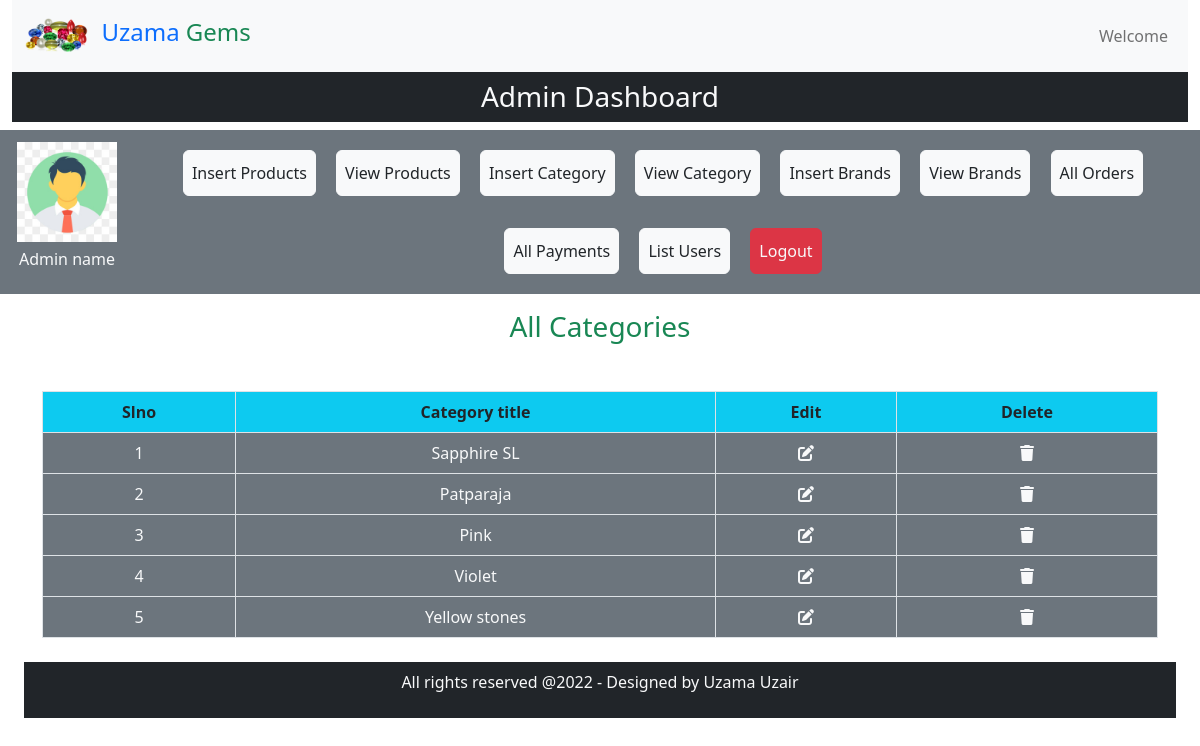
The page /admin_area/index.php?view_categories on the database its author committed.
### tables this page shows
CREATE TABLE `categories` (
  `category_id` int(11) NOT NULL,
  `category_title` varchar(100) NOT NULL
);

### admin_area/view_categories.php (the view)
<h3 class="text-center text-success">All Categories</h3>
<table class="table table-bordered mt-5 text-center">
    <thead class="bg-info">
        <tr>
            <th>Slno</th>
            <th>Category title</th>
            <th>Edit</th>
            <th>Delete</th>
        </tr>
    </thead>
    <tbody class="bg-secondary text-light">
        <tr>
        <?php
        $number = 0;
        $select_cat = "SELECT * FROM `categories`";
        $result_vc = mysqli_query($con,$select_cat);
        while($row_vc=mysqli_fetch_assoc($result_vc)){
            $category_id = $row_vc['category_id'];
            $category_title = $row_vc['category_title'];
            $number++;
?>
        <td><?php echo $number; ?></td>
        <td><?php echo $category_title; ?></td>
        <td> <a href='index.php?edit_category=<?php echo $category_id ?>' class='text-light'><i class='fa-solid fa-pen-to-square'></i></a> </td>
        <td><a href='' class='text-light'><i class='fa-solid fa-trash'></i></a> </td>
        </tr>
        <?php
        }
?>
    </tbody>
</table>

### styles/style.css (style rules this page uses)
* { margin: 0; padding: 0; box-sizing: border-box; }

### admin_area/index.php (style rules this page uses)
body { overflow-x: hidden; }

### rows shown on the page
categories: category_title "Sapphire SL"
categories: category_title "Patparaja"
categories: category_title "Pink"
categories: category_title "Violet"
categories: category_title "Yellow stones"
